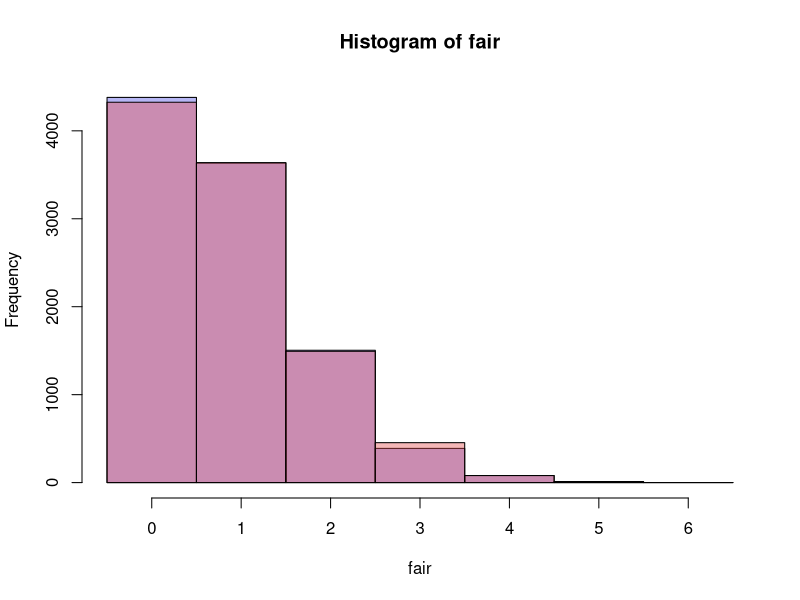

Here is the R script that generated this plot:
## ---- chunk 1

## ---- chunk 2
# Make some pretty colors.  alpha is "transparency"
blue <- rgb(0.3, 0.3, 0.9, alpha = 0.4)
pink <- rgb(0.9, 0.3, 0.3, alpha = 0.4)

# Simulate some data
fair <- rbinom(10000, size=30, prob=1/37)
unfair <- rbinom(10000, size=30, prob=1/36)

# plot our histograms.  add=TRUE will add your plot to the current plot.
hist(fair, col=blue, breaks=0:7 - 0.5)
hist(unfair, col=pink, breaks=0:7 - 0.5, add=TRUE)
